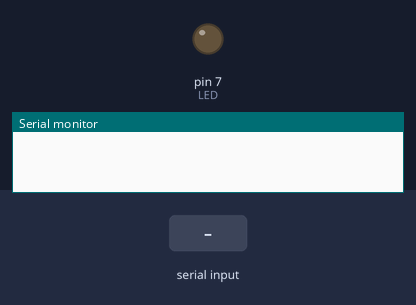
This sketch was run on a simulated Arduino Uno, built with avr-gcc and run on an emulated ATmega328P. Parts: output pins drawn as LEDs (lit = HIGH), the last lines printed to the serial monitor. The test bench sets the inputs (shaded band).

Above: at 1.2 s.
1.3 s: "o" received over Serial
At 1.7 s:
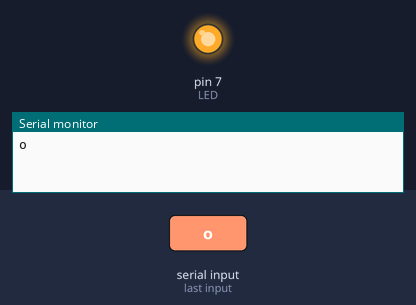
2.8 s: "c" received over Serial
At 4.1 s:
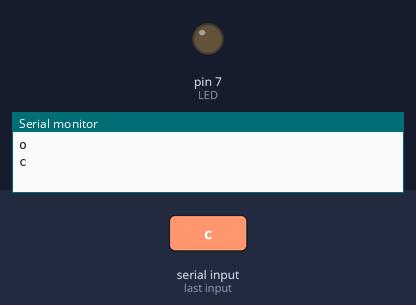
Timing chart, 0 to 5.8 s (numbered marks = the images above; inputs shaded):
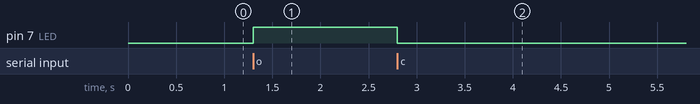

Measured:
- after the input at 1.3 s, pin 7 (LED): LOW → HIGH at once
- after the input at 2.8 s, pin 7 (LED): HIGH → LOW at once

The sketch:

arduinoCode.ino
```cpp
#define LED 7

void setup() {
  // setup serial
  Serial.begin(9600);

  // init led pin
  pinMode(LED, OUTPUT);
  digitalWrite(LED, LOW);
}

void loop() {
  // if you received serail reading
  if(Serial.available()> 0){
    char cmd = Serial.read();

    // check if it is o ; open the gate
    if(cmd == 'o'){
      // we simulate gate here with led connected to LED pin
      // you can add any code here and it will run on auth logins
      digitalWrite(LED, HIGH);
    }
    else if( cmd == 'c'){
      // close gate
      // put here any code to simulate closing gate
      digitalWrite(LED, LOW);
    }
    // feedback to the server
    // don't change it
    Serial.println(cmd);
  }
}
```
